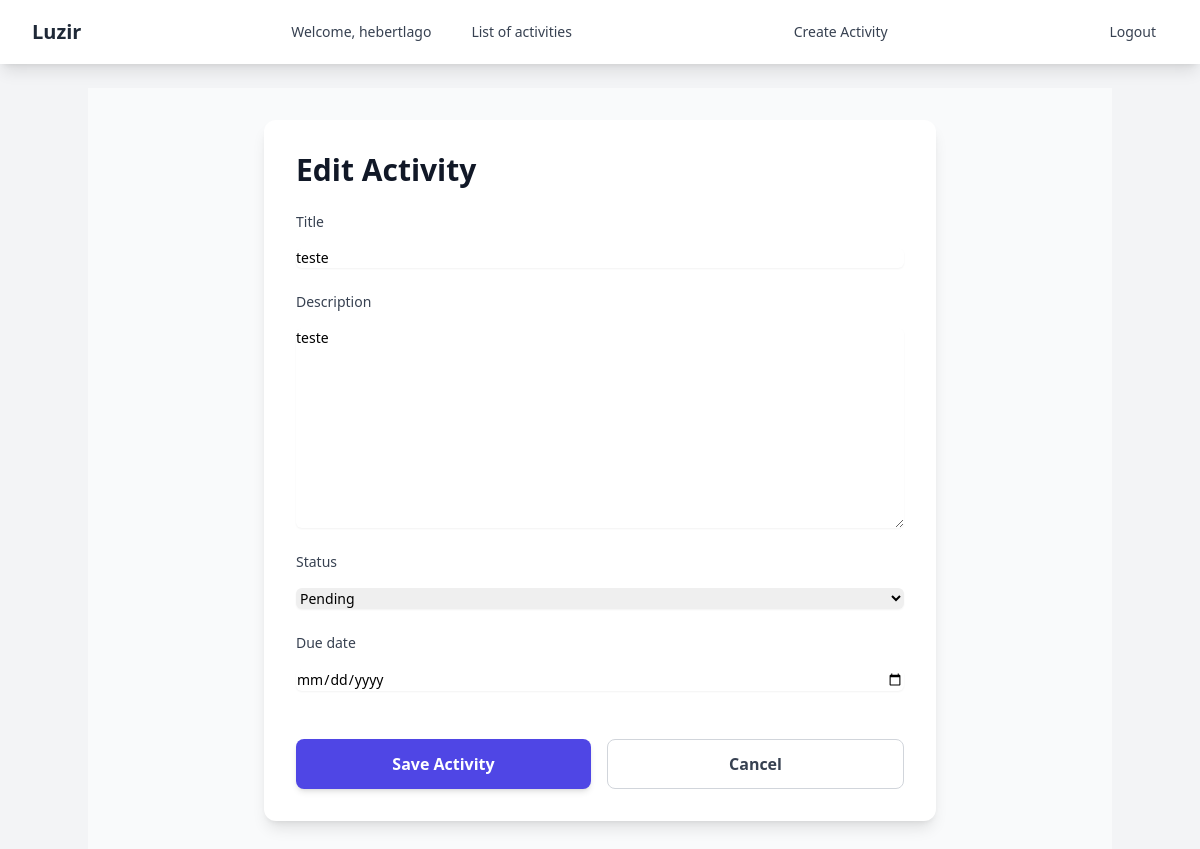
The page /tasks/6/edit/ (signed in) on the database its author committed.
### tasks/models.py (models this page shows, shortened)
class Task(models.Model):
    STATUS_CHOICES = [
        ('P', 'Pending'),
        ('A', 'In Progress'),
        ('C', 'Completed'),
    ]
    title = models.CharField(max_length=200)
    description = models.TextField()
    status = models.CharField(max_length=1, choices=STATUS_CHOICES, default='P')
    created_at = models.DateTimeField(auto_now_add=True)
    due_date = models.DateField()

### tasks/views.py (the view, shortened to what this page needs)
# urls.py: path('tasks/<int:pk>/edit/', TaskUpdateView.as_view(), name='task_edit'),
class TaskUpdateView(UpdateView):
    model = Task
    form_class = TaskForm
    template_name = 'tasks/task_edit.html'
    success_url = reverse_lazy('task_list')

### tasks/forms.py
class TaskForm(forms.ModelForm):
    class Meta:
        model = Task
        fields = ['title', 'description', 'status', 'due_date']

### tasks/templatetags/custom_filters.py (called while the page is built)
@register.filter
def add_class(value, arg):
    return value.as_widget(attrs={'class': arg})

### tasks/templates/tasks/task_edit.html (shortened to what this page needs)
{% extends "base.html" %}
{% load custom_filters %}
{% block content %}
    <div class="min-h-screen bg-gray-50 py-8">
        <div class="bg-white rounded-xl shadow-lg p-8 max-w-2xl mx-auto">
            <h1 class="text-3xl font-extrabold text-gray-900 mb-6">Edit Activity</h1>
            <form method="post" class="space-y-6">
                {% for field in form %}
                    <div class="space-y-4">
                        <label for="{{ field.id_for_label }}" class="block text-sm font-medium text-gray-700">
                            {{ field.label }}
                        </label>
                        <div class="mt-1">
                            {% if field.name == 'due_date' %}
                                <input type="date" name="{{ field.name }}" id="{{ field.id_for_label }}" value="{{ field.value }}" class="block w-full rounded-md border-gray-300 shadow-sm focus:border-indigo-500 focus:ring-indigo-500 sm:text-sm">
                            {% else %}
                                {{ field|add_class:"block w-full rounded-md border-gray-300 shadow-sm focus:border-indigo-500 focus:ring-indigo-500 sm:text-sm" }}
                            {% endif %}
                        </div>
                    </div>
                {% endfor %}
                <div class="flex gap-4 pt-6">
                    <button type="submit" class="flex-1 bg-indigo-600 text-white px-6 py-3 rounded-lg hover:bg-indigo-700 transform hover:-translate-y-1 transition-all duration-200 font-semibold shadow-md">
                        Save Activity
                    </button>
                    <a href="{% url 'task_list' %}" class="flex-1 text-center bg-white px-6 py-3 border border-gray-300 rounded-lg text-gray-700 hover:bg-gray-50 hover:border-gray-400 transform hover:-translate-y-1 transition-all duration-200 font-semibold">
                        Cancel
                    </a>
                </div>
            </form>
        </div>
    </div>
{% endblock content %}

### tasks/templates/base.html (shortened to what this page needs)
<!doctype html>
<html lang="en">
  <head>
    <script src="https://cdn.tailwindcss.com"></script>
  </head>
  <body class="bg-gray-100">
    <nav class="bg-white shadow-lg">
        <div class="max-w-7xl mx-auto px-4 sm:px-6 lg:px-8">
            <div class="flex justify-between h-16">
                {% if request.user.is_authenticated %}
                <div class="flex">
                    <a href="#" class="flex items-center text-xl font-bold text-gray-800 transition duration-300 ease-in-out hover:text-gray-600">Luzir</a>
                </div>
                <div class="hidden md:flex items-center space-x-4">
                    <span class="px-3 py-2 text-sm font-medium text-gray-700">Welcome, {{ request.user.username }}</span>
                    <a href="{% url 'task_list' %}" class="px-3 py-2 rounded-md text-sm font-medium text-gray-700 hover:text-gray-900 hover:bg-gray-100 transition duration-300 ease-in-out">List of activities</a>
                </div>
                <div class="hidden md:flex items-center space-x-4">
                    <a href="{% url 'task_create' %}" class="px-3 py-2 rounded-md text-sm font-medium text-gray-700 hover:text-gray-900 hover:bg-gray-100 transition duration-300 ease-in-out">Create Activity</a>
                </div>
                <div class="hidden md:flex items-center space-x-4">
                    <form action="{% url 'logout' %}" method="post">
                        <button type="submit" class="px-3 py-2 rounded-md text-sm font-medium text-gray-700 hover:text-gray-900 hover:bg-gray-100 transition duration-300 ease-in-out">Logout</button>
                    </form>
                </div>
                {% endif %}
            </div>
        </div>
    </nav>
    <main class="max-w-7xl mx-auto px-4 sm:px-6 lg:px-8 py-6">
        <div class="container mx-auto">
            {% block content %}
            {% endblock  %}
        </div>
    </main>
  </body>
</html>

### rows shown on the page
Task: form "teste" "teste" "Pending"

### other values the page prints
{{ request.user.username }} "hebertlago"
{{ field.label }} "Title" "Description" "Status" "Due date"
